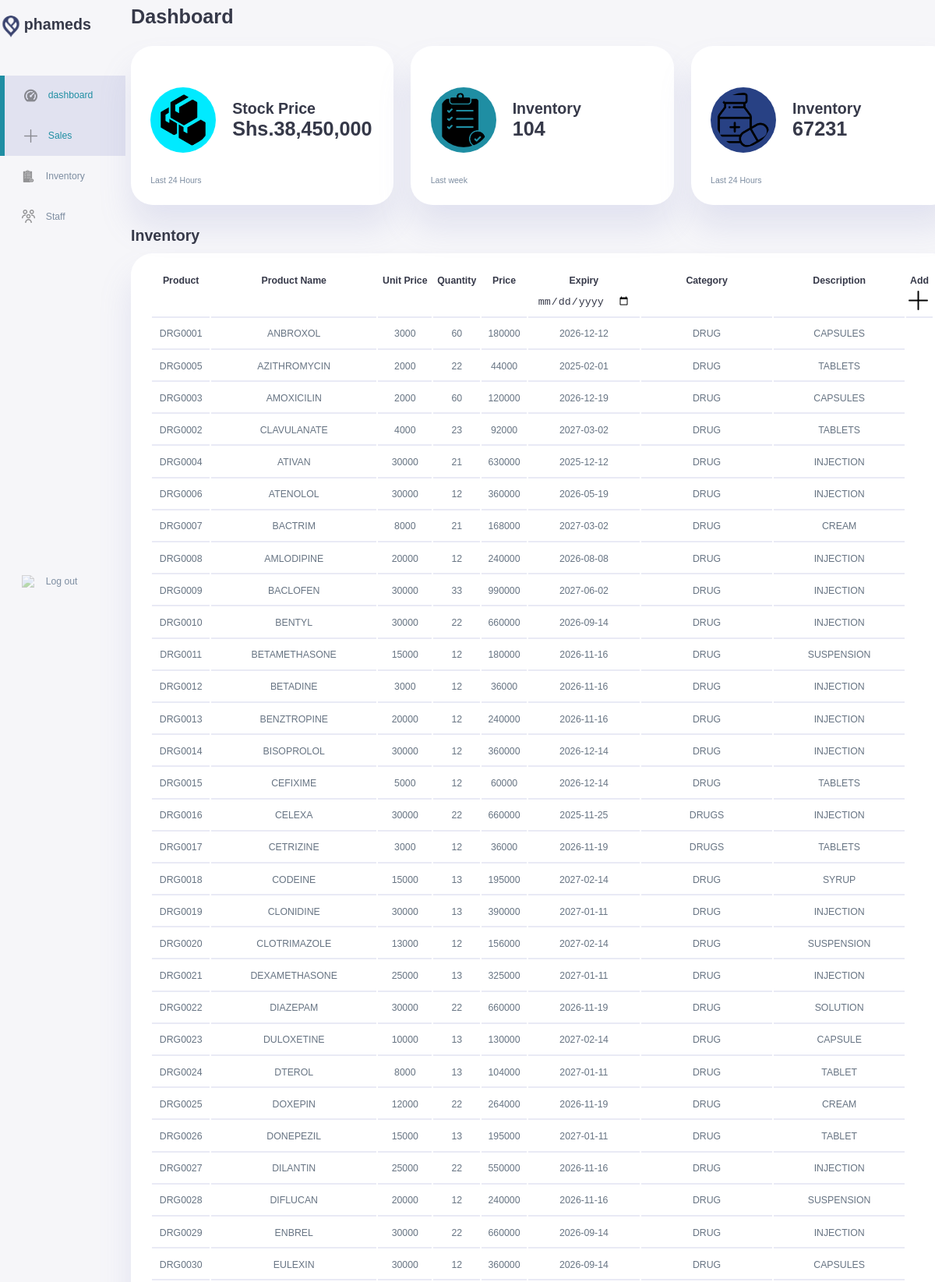
The page /Inventory.php (signed in, upper part) on the database its author committed.
### tables this page shows
CREATE TABLE `inventory` (
  `id` varchar(30) NOT NULL,
  `name` varchar(50) NOT NULL,
  `unit_price` int NOT NULL,
  `quantity` int NOT NULL,
  `expiry_date` date NOT NULL,
  `category` varchar(30) NOT NULL,
  `description` varchar(15) NOT NULL
);

### Inventory.php (called while the page is built, shortened)
<?php
      try {
          require_once('config/connection.php');
          $query = "select * from inventory";
          $result = mysqli_query($conn,$query);
          $totalSum = 0;
          $rowCount = mysqli_num_rows($result);
          $totalQuantity = 0;
          while ($row = mysqli_fetch_assoc($result)) {
            $totalQuantity += $row['quantity'];
            $multipliedValue = $row['unit_price'] * $row['quantity'];
            $totalSum += $multipliedValue;
          }
          include 'templates/inventory.html.php';
      } catch (Exception $e) {
        echo 'Database error: ' . $e->getMessage() . ' in ' . $e->getFile() . ':' . $e->getLine();
      }
      include 'templates/base_template.html.php';
?>

### templates/inventory.html.php (the view)
<div class="insights">
      <div class="sales">
            <div class="middle">
                  <img src="/assets/icons/product.png">
                  <div class="left">
                    <h2>Stock Price</h2>
                    <h1>Shs.<?php echo number_format($totalSum); ?></h1>
                  </div>
            </div>
            <small class="text-muted">Last 24 Hours</small>
      </div>
      <div class="inventory">
            <div class="middle">
                  <img src="/assets/icons/inventory.png">
                  <div class="left">
                        <h2>Inventory</h2>
                        <h1><?=$rowCount; ?></h1>
                  </div>
            </div>
            <small class="text-muted">Last week</small>
      </div>
      <div class="status">
            <div class="middle">
                  <img src="/assets/icons/medicine.png">
                  <div class="left">
                        <h2>Inventory</h2>
                        <h1><?=$totalQuantity;?></h1>
                  </div>
            </div>
            <small class="text-muted">Last 24 Hours</small>
      </div>
</div>
<div class="table">
          <h2>Inventory</h2>
          <table>
                  <thead>
                    <tr>
                          <th>Product</th>
                          <th>Product Name</th>
                          <th>Unit Price</th>
                          <th>Quantity</th>
                          <th>Price</th>
                          <th>Expiry</th>
                          <th>Category</th>
                          <th>Description</th>
                          <th>Add</th>
                    </tr>
                  </thead>
                  <tbody>
                          <form action="Inventory.php" method="post">
                          <tr>
                                <td><input type="text" name="id" value=""></td>
                                <td><input type="text" id="input" name="name" value="" required></td>
                                <td><input type="text" name="unit_price" value=""></td>
                                <td><input type="text" name="quantity" value=""></td>
                                <td><input type="text" name="price" value=""></td>
                                <td><input type="date" name="expiry_date" value=""></td>
                                <td><input id="input" type="text" name="category" value=""></td>
                                <td><input id="input" type="text" name="description" value=""></td>
                                <td><button type="submit" name="submit"><img src="/assets/icons/plus.png"></button></td>
                          </tr>
                          <tr>
                                <?php
                                mysqli_data_seek($result, 0);
                                while($row = mysqli_fetch_assoc($result))
                                {
                                ?>
                                <td><?php echo $row['id'];?></td>
                                <td><?php echo $row['name'];?></td>
                                <td><?php echo $row['unit_price'];?></td>
                                <td><?php echo $row['quantity'];?></td>
                                <td><?php echo $row['unit_price'] * $row['quantity'];?></td>
                                <td><?php echo $row['expiry_date'];?></td>
                                <td><?php echo $row['category'];?></td>
                                <td><?php echo $row['description'];?></td>
                          </tr>
                              <?php
                                }
                                ?>
                  </tbody>
          </table>
</div>

### css/dashboard.css (style rules this page uses)
:root { --color-primary: #1f8ea3; --color-secondary: #284184; --color-tertiary: #00eaff; --color-warning: #020438; --color-white: #fff; --color-info-dark: #7d8da1; --color-info-light: #dce1eb; --color-dark: #363949; --color-light:rgba(132,139,200,0.18); --color-primary-variant:#111e88; --color-dark-variant:#677483; --color-background:#f6f6f9; --card-border-radius: 2rem; --border-radius: 0.4rem; --border-radius-1: 0.8rem; --border-radius-2: 1.2rem; --card-padding: 1.8rem; --padding-1: 1.2rem; --box-shadow: 0 2rem 3rem var(--color-light); }
* { margin: 0; padding: 0; outline: 0; appearance: none; border: 0; text-decoration: none; list-style: none; box-sizing: border-box; }
html { font-size: 14px; }
body { font-family: sans-serif; font-size: 0.88rem; background: var(--color-background); user-select: none; overflow-x: hidden; color: var(--color-dark); }
img { display: block; width: 100%; }
h1 { font-weight: 800; font-size: 1.8rem; }
h2 { font-size: 1.4rem; }
small { font-size: 0.75rem; }
.text-muted { color: var(--color-info-dark); }
main div img { width: 3rem; height: 3rem; border-radius: 50%; }
main .insights { display: grid; grid-template-columns: repeat(3, 1fr); gap: 1.6rem; margin-top: 3.2rem; }
main .insights > div { background: var(--color-white); padding: var(--card-padding); border-radius: var(--card-border-radius); margin-top: 1rem; box-shadow: var(--box-shadow); transition: all 300ms ease; }
main .insights > div img { background: var(--color-tertiary); padding: 0.5rem; border-radius: 50%; color: var(--color-white); font-size: 2rem; width: 6rem; height: 6rem; margin-right: 1.5rem; }
main .insights > div.inventory img { background-color: var(--color-primary); }
main .insights > div.status img { background-color: var(--color-secondary); }
main .insights > div .middle { display: flex; align-items: center; margin-top: 2rem; margin-bottom: 2rem; }
main .table { margin-top: 2rem; }
main .table h2 { margin-bottom: 0.8rem; }
main .table table { background: var(--color-white); width: 100%; border-radius: var(--card-border-radius); padding: var(--card-padding); text-align: center; box-shadow: var(--box-shadow); transition: all 300ms ease; }
main table tbody td { height: 2.8rem; border-bottom: 2px solid var(--color-light); color: var(--color-dark-variant); }
main table tr td button { width: 2rem; height: 2.2rem; background: var(--color-white); background-position: center; border-radius:var(--border-radius-1); transition: all 300ms ease; cursor: pointer; }
main table tr td button img { width: 1.8rem; height: 1.8rem; background: transparent; border-radius: 0.3rem; }
main table tbody tr td input[type="text"] { background: transparent; color: var(--color-dark); width: 3rem; text-align: center; color: var(--color-dark-variant); }
main table tbody #input { width: 10rem; }
main table tbody input[type="date"] { background: transparent; color: var(--color-dark); }

### rows shown on the page
inventory: id "DRG0001", name "ANBROXOL", unit_price "3000", quantity "60", $row['unit_price'] * $row['quantity'] "180000", expiry_date "2026-12-12", category "DRUG", description "CAPSULES"
inventory: id "DRG0005", name "AZITHROMYCIN", unit_price "2000", quantity "22", $row['unit_price'] * $row['quantity'] "44000", expiry_date "2025-02-01", category "DRUG", description "TABLETS"
inventory: id "DRG0003", name "AMOXICILIN", unit_price "2000", quantity "60", $row['unit_price'] * $row['quantity'] "120000", expiry_date "2026-12-19", category "DRUG", description "CAPSULES"
inventory: id "DRG0002", name "CLAVULANATE", unit_price "4000", quantity "23", $row['unit_price'] * $row['quantity'] "92000", expiry_date "2027-03-02", category "DRUG", description "TABLETS"
inventory: id "DRG0004", name "ATIVAN", unit_price "30000", quantity "21", $row['unit_price'] * $row['quantity'] "630000", expiry_date "2025-12-12", category "DRUG", description "INJECTION"
inventory: id "DRG0006", name "ATENOLOL", unit_price "30000", quantity "12", $row['unit_price'] * $row['quantity'] "360000", expiry_date "2026-05-19", category "DRUG", description "INJECTION"
inventory: id "DRG0007", name "BACTRIM", unit_price "8000", quantity "21", $row['unit_price'] * $row['quantity'] "168000", expiry_date "2027-03-02", category "DRUG", description "CREAM"
inventory: id "DRG0008", name "AMLODIPINE", unit_price "20000", quantity "12", $row['unit_price'] * $row['quantity'] "240000", expiry_date "2026-08-08", category "DRUG", description "INJECTION"
inventory: id "DRG0009", name "BACLOFEN", unit_price "30000", quantity "33", $row['unit_price'] * $row['quantity'] "990000", expiry_date "2027-06-02", category "DRUG", description "INJECTION"
inventory: id "DRG0010", name "BENTYL", unit_price "30000", quantity "22", $row['unit_price'] * $row['quantity'] "660000", expiry_date "2026-09-14", category "DRUG", description "INJECTION"
inventory: id "DRG0011", name "BETAMETHASONE", unit_price "15000", quantity "12", $row['unit_price'] * $row['quantity'] "180000", expiry_date "2026-11-16", category "DRUG", description "SUSPENSION"
inventory: id "DRG0012", name "BETADINE", unit_price "3000", quantity "12", $row['unit_price'] * $row['quantity'] "36000", expiry_date "2026-11-16", category "DRUG", description "INJECTION"
inventory: id "DRG0013", name "BENZTROPINE", unit_price "20000", quantity "12", $row['unit_price'] * $row['quantity'] "240000", expiry_date "2026-11-16", category "DRUG", description "INJECTION"
inventory: id "DRG0014", name "BISOPROLOL", unit_price "30000", quantity "12", $row['unit_price'] * $row['quantity'] "360000", expiry_date "2026-12-14", category "DRUG", description "INJECTION"
inventory: id "DRG0015", name "CEFIXIME", unit_price "5000", quantity "12", $row['unit_price'] * $row['quantity'] "60000", expiry_date "2026-12-14", category "DRUG", description "TABLETS"
inventory: id "DRG0016", name "CELEXA", unit_price "30000", quantity "22", $row['unit_price'] * $row['quantity'] "660000", expiry_date "2025-11-25", category "DRUGS", description "INJECTION"
inventory: id "DRG0017", name "CETRIZINE", unit_price "3000", quantity "12", $row['unit_price'] * $row['quantity'] "36000", expiry_date "2026-11-19", category "DRUGS", description "TABLETS"
inventory: id "DRG0018", name "CODEINE", unit_price "15000", quantity "13", $row['unit_price'] * $row['quantity'] "195000", expiry_date "2027-02-14", category "DRUG", description "SYRUP"
inventory: id "DRG0019", name "CLONIDINE", unit_price "30000", quantity "13", $row['unit_price'] * $row['quantity'] "390000", expiry_date "2027-01-11", category "DRUG", description "INJECTION"
inventory: id "DRG0020", name "CLOTRIMAZOLE", unit_price "13000", quantity "12", $row['unit_price'] * $row['quantity'] "156000", expiry_date "2027-02-14", category "DRUG", description "SUSPENSION"
inventory: id "DRG0021", name "DEXAMETHASONE", unit_price "25000", quantity "13", $row['unit_price'] * $row['quantity'] "325000", expiry_date "2027-01-11", category "DRUG", description "INJECTION"
inventory: id "DRG0022", name "DIAZEPAM", unit_price "30000", quantity "22", $row['unit_price'] * $row['quantity'] "660000", expiry_date "2026-11-19", category "DRUG", description "SOLUTION"
inventory: id "DRG0023", name "DULOXETINE", unit_price "10000", quantity "13", $row['unit_price'] * $row['quantity'] "130000", expiry_date "2027-02-14", category "DRUG", description "CAPSULE"
inventory: id "DRG0024", name "DTEROL", unit_price "8000", quantity "13", $row['unit_price'] * $row['quantity'] "104000", expiry_date "2027-01-11", category "DRUG", description "TABLET"
inventory: id "DRG0025", name "DOXEPIN", unit_price "12000", quantity "22", $row['unit_price'] * $row['quantity'] "264000", expiry_date "2026-11-19", category "DRUG", description "CREAM"
inventory: id "DRG0026", name "DONEPEZIL", unit_price "15000", quantity "13", $row['unit_price'] * $row['quantity'] "195000", expiry_date "2027-01-11", category "DRUG", description "TABLET"
inventory: id "DRG0027", name "DILANTIN", unit_price "25000", quantity "22", $row['unit_price'] * $row['quantity'] "550000", expiry_date "2026-11-16", category "DRUG", description "INJECTION"
inventory: id "DRG0028", name "DIFLUCAN", unit_price "20000", quantity "12", $row['unit_price'] * $row['quantity'] "240000", expiry_date "2026-11-16", category "DRUG", description "SUSPENSION"
inventory: id "DRG0029", name "ENBREL", unit_price "30000", quantity "22", $row['unit_price'] * $row['quantity'] "660000", expiry_date "2026-09-14", category "DRUG", description "INJECTION"
inventory: id "DRG0030", name "EULEXIN", unit_price "30000", quantity "12", $row['unit_price'] * $row['quantity'] "360000", expiry_date "2026-09-14", category "DRUG", description "CAPSULES"

### other values the page prints
$totalSum "38,450,000"
$rowCount "104"
$totalQuantity "67231"
